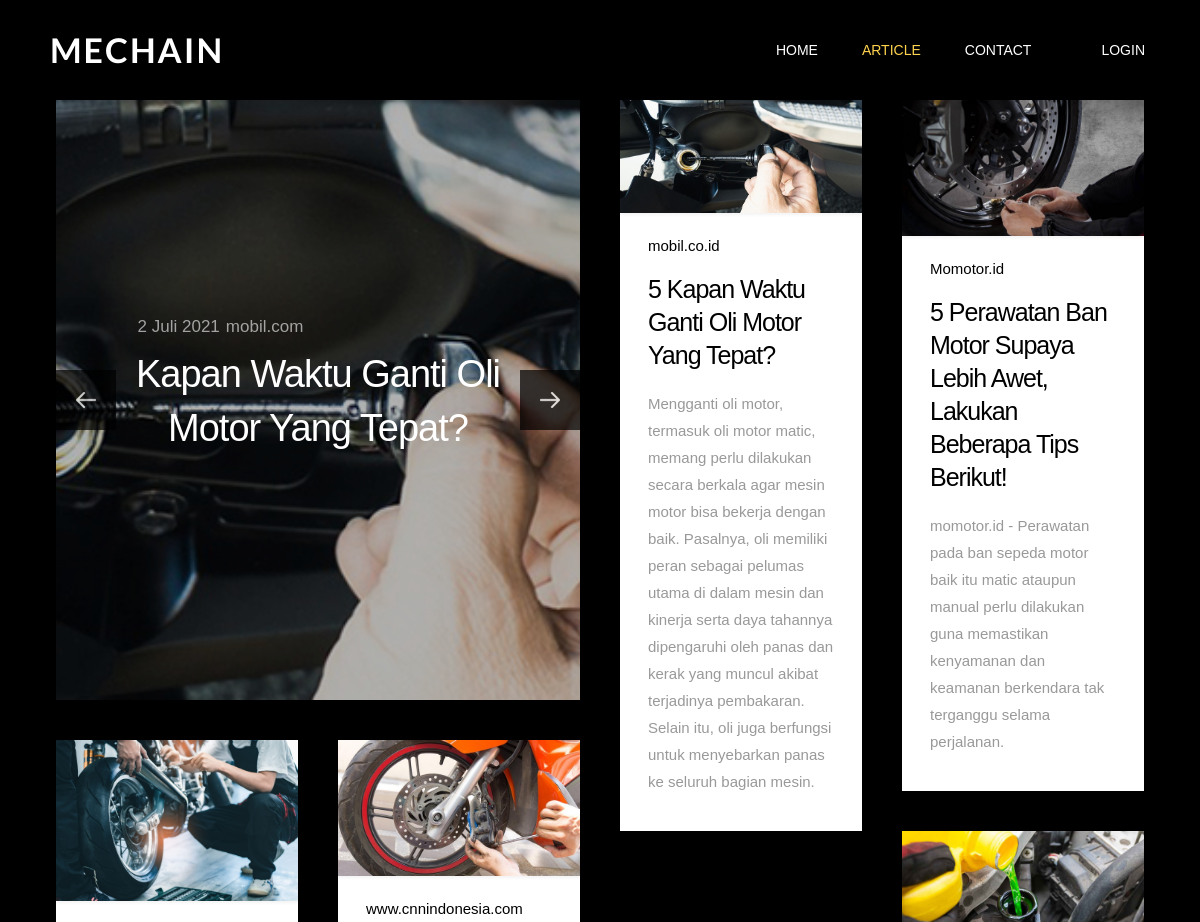
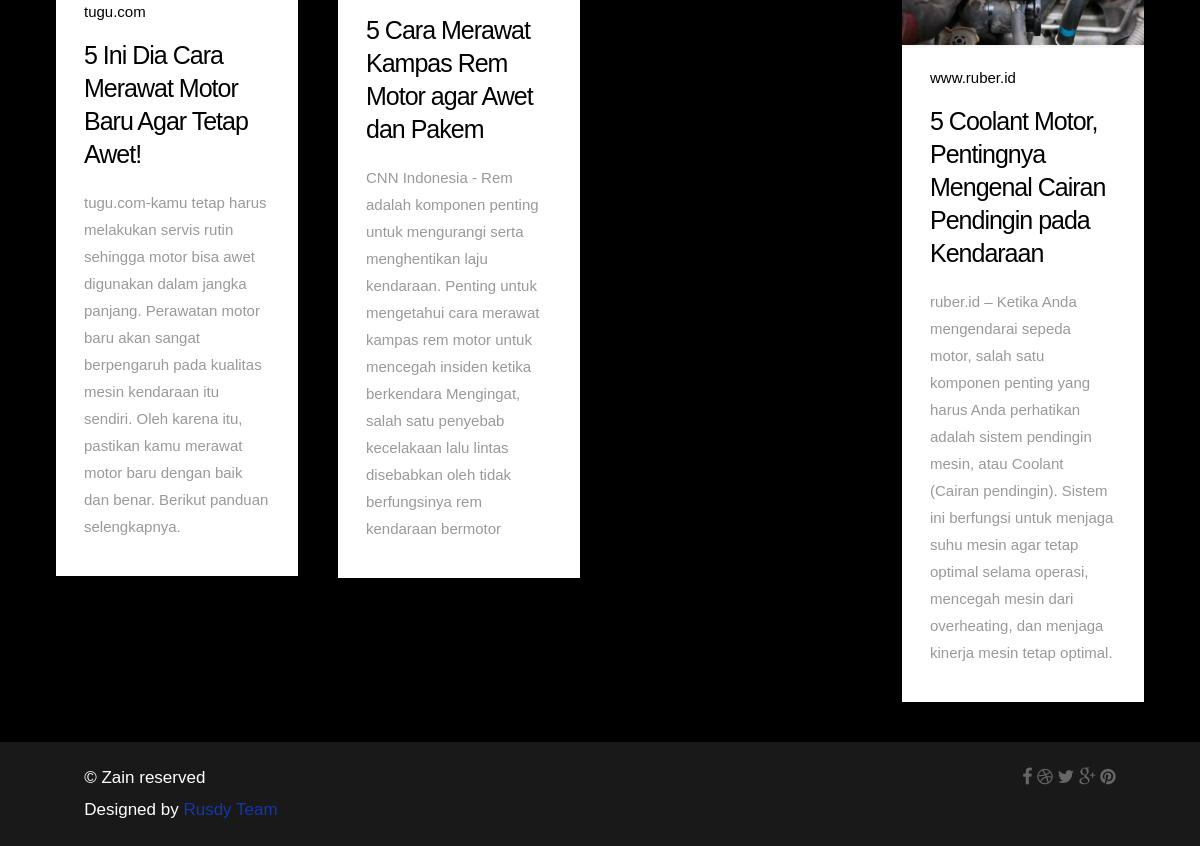
The page /mechain/php/fitur/artikelLuar.php on the database its author committed (2 pictures, top to bottom).
### tables this page shows
CREATE TABLE `artikel` (
  `id` int(255) NOT NULL,
  `link` varchar(255) NOT NULL,
  `judul` varchar(255) NOT NULL,
  `redaksi` text NOT NULL,
  `penerbit` varchar(255) NOT NULL,
  `foto` varchar(1000) NOT NULL
);

### mechain/php/fitur/artikelLuar.php (the view, shortened to what this page needs)
<?php
include "../conn_db/db_conn.php";
?>
<!DOCTYPE html>
<html lang="en">
<head>
    <link rel="stylesheet" href="https://unpkg.com/swiper@8/swiper-bundle.min.css" />
    <link rel="stylesheet" type="text/css" href="../../css/bootstrap.min.css">
    <link rel="stylesheet" type="text/css" href="../../css/font-awesome.min.css">
    <link rel="stylesheet" type="text/css" href="../../css/animate.css">
    <link rel="stylesheet" type="text/css" href="../../css/style.css">
    <link rel="stylesheet" href="../../css/base.css">
    <link rel="stylesheet" href="../../css/vendor.css">
    <link rel="stylesheet" href="../../css/main.css">
</head>
<body id="top" style="background-color: black;">
    <header id="header">
        <div class="bg-color">
            <nav class="nav navbar-default navbar-fixed-top">
                <div class="container">
                    <div class="col-md-12">
                        <div class="navbar-header">
                            <a href="index.html" class="navbar-brand">MECHAIN</a>
                        </div>
                        <div class="collapse navbar-collapse navbar-right" id="mynavbar">
                            <ul class="nav navbar-nav">
                                <li><a href="http://localhost/mechain/index.html">Home</a></li>
                                <li class="active"><a href="http://localhost/mechain/php/fitur/artikel.php">Article</a></li>
                                <li><a href="http://localhost/mechain/index.html#contact">Contact</a></li>
                                <li style="padding-left: 30px;">
                                    <a href="http://localhost/mechain/chooseUser.html">Login</a>
                                </li>
                            </ul>
                        </div>
                    </div>
                </div>
            </nav>
        </div>
    </header>
    <section id="bricks" style="padding-top: 100px;">
        <div class="row masonry">
            <div class="bricks-wrapper">
                <div class="brick entry featured-grid animate-this">
                    <div class="entry-content">
                        <div id="featured-post-slider" class="flexslider">
                            <ul class="slides">
                                <li>
                                    <div class="featured-post-slide">
                                        <div class="post-background" style="background-image:url('../../img/artikel/oli.jpg')">
                                        </div>
                                        <div class="overlay"></div>
                                        <div class="post-content">
                                            <ul class="entry-meta">
                                                <li>2 Juli 2021</li>
                                                <li><a href="#">mobil.com</a></li>
                                            </ul>
                                            <h1 class="slide-title"><a href="https://www.mobil.co.id/id-id/consumer/faqs-and-tips/bike-and-scooter-faqs-and-tips/tips-mencari-waktu" title="">Kapan Waktu Ganti Oli Motor Yang Tepat?</a></h1>
                                        </div>
                                    </div>
                                </li>
                            </ul>
                        </div>
                    </div>
                </div>
                <?php
                $show = mysqli_query($conn, "SELECT * FROM artikel");
                while ($resutl = mysqli_fetch_array($show)) {
                ?>
                    <article class="brick entry format-standard animate-this">
                        <div class="entry-thumb">
                            <a href="<?php echo $resutl['link'] ?>" class="thumb-link">
                                <img src="../../foto/<?php echo $resutl['foto'] ?>" alt="building">
                            </a>
                        </div>
                        <div class="entry-text">
                            <div class="entry-header">
                                <div class="entry-meta">
                                    <span class="cat-links">
                                        <a><?php echo $resutl['penerbit'] ?></a>
                                    </span>
                                </div>
                                <h1 class="entry-title"><a href="<?php echo $resutl['link'] ?>">5
                                        <?php echo $resutl['judul'] ?></a></h1>
                            </div>
                            <div class="entry-excerpt"><?php echo $resutl['redaksi'] ?></div>
                    </article>
                <?php
                }
                ?>
            </div>
        </div>
        <footer class="" id="footer">
            <div class="container">
                <div class="row">
                    <div class="col-sm-7 footer-copyright">
                        © Zain reserved
                        <div class="credits">
                            Designed by <a>Rusdy Team</a>
                        </div>
                    </div>
                    <div class="col-sm-5 footer-social">
                        <div class="pull-right hidden-xs hidden-sm">
                            <a href="#"><i class="fa fa-facebook"></i></a>
                            <a href="#"><i class="fa fa-dribbble"></i></a>
                            <a href="#"><i class="fa fa-twitter"></i></a>
                            <a href="#"><i class="fa fa-google-plus"></i></a>
                            <a href="#"><i class="fa fa-pinterest"></i></a>
                        </div>
                    </div>
                </div>
            </div>
        </footer>
</body>
</html>

### mechain/css/style.css (style rules this page uses)
body { line-height: 1.5; font-family: "Open Sans", sans-serif; overflow-x: auto; background-color: #191919; }
ul { display: flex; flex-wrap: nowrap; list-style: none; padding: 0; }
h1, h2, h3, h4, h5, h6 { font-family: "Lato", sans-serif; }
.navbar-default { background-color: transparent; }
.bg-color { background-color: RGBA(0, 0, 0, 0.41); }
.nav > li > a { padding: 0px; }
.navbar-brand { padding: 0px; height: inherit; font-family: "Lato", sans-serif; }
.navbar-default .navbar-brand { color: #fff; font-size: 34px; text-transform: uppercase; font-weight: 700; letter-spacing: 2px; }
.navbar-default .navbar-nav > .active > a, .navbar-default .navbar-nav > .active > a:focus, .navbar-default .navbar-nav > .active > a:hover { color: #ffd34e; background-color: transparent; text-transform: uppercase; }
.navbar-default .navbar-nav > li > a { color: #fff; padding: 0px 20px; text-transform: uppercase; font-size: 14px; }
.navbar-fixed-top { padding: 40px 0; transition: all 0.5s; }
.navbar-collapse { padding-right: 0px; }
a, a:hover { color: #ffd34e; }
#footer { background-color: #191919; padding: 20px 0px; }
.footer-copyright { color: #fff; line-height: 32px; text-align: left; }
.footer-social { float: right; }
.footer-social a { font-size: 18px; color: #666; }

### mechain/css/base.css (style rules this page uses)
html { font-family: sans-serif; -ms-text-size-adjust: 100%; -webkit-text-size-adjust: 100%; }
body { margin: 0; }
article, aside, details, figcaption, figure, footer, header, hgroup, main, menu, nav, section, summary { display: block; }
a { background: transparent; }
h1 { font-size: 2em; margin: 0.67em 0; }
img { border: 0; }
html { font-size: 62.5%; box-sizing: border-box; }
*, *::before, *::after { box-sizing: inherit; }
body { font-weight: normal; line-height: 1; text-rendering: optimizeLegibility; word-wrap: break-word; -webkit-overflow-scrolling: touch; -webkit-text-size-adjust: none; }
body, input, button { -moz-osx-font-smoothing: grayscale; -webkit-font-smoothing: antialiased; }
img, video { max-width: 100%; height: auto; }
div, dl, dt, dd, ul, ol, li, h1, h2, h3, h4, h5, h6, pre, form, p, blockquote, th, td { margin: 0; padding: 0; }
h1, h2, h3, h4, h5, h6 { -webkit-font-variant-ligatures: common-ligatures; -moz-font-variant-ligatures: common-ligatures; font-variant-ligatures: common-ligatures; text-rendering: optimizeLegibility; }
em, i { font-style: italic; line-height: inherit; }
ol, ul { list-style: none; }
li { display: block; }
a { text-decoration: none; line-height: inherit; }
a img { border: none; }
.row { width: 94%; max-width: 1170px; margin: 0 auto; }
.row:before, .row:after { content: ""; display: table; }
.row:after { clear: both; }
[class*="col-"], .bgrid { float: left; }
[class*="col-"] { padding: 0 20px; }
.pull-right { float: right; }

### rows shown on the page
artikel: foto (picture), penerbit "mobil.co.id", judul "Kapan Waktu Ganti Oli Motor Yang Tepat?", redaksi "Mengganti oli motor, termasuk oli motor matic, memang perlu dilakukan secara berkala agar mesin motor bisa bekerja dengan baik. Pasalnya, oli memiliki peran sebagai pelumas utama di dalam mesin dan kinerja serta daya tahannya dipengaruhi oleh panas dan kerak yang muncul akibat terjadinya pembakaran. Selain itu, oli juga berfungsi untuk menyebarkan panas ke seluruh bagian mesin."
artikel: foto (picture), penerbit "Momotor.id", judul "Perawatan Ban Motor Supaya Lebih Awet, Lakukan Beberapa Tips Berikut!", redaksi "momotor.id - Perawatan pada ban sepeda motor baik itu matic ataupun manual perlu dilakukan guna memastikan kenyamanan dan keamanan berkendara tak terganggu selama perjalanan."
artikel: foto (picture), penerbit "tugu.com", judul "Ini Dia Cara Merawat Motor Baru Agar Tetap Awet!", redaksi "tugu.com-kamu tetap harus melakukan servis rutin sehingga motor bisa awet digunakan dalam jangka panjang. Perawatan motor baru akan sangat berpengaruh pada kualitas mesin kendaraan itu sendiri. Oleh karena itu, pastikan kamu merawat motor baru dengan baik dan benar. Berikut panduan selengkapnya."
artikel: foto (picture), penerbit "www.cnnindonesia.com", judul "Cara Merawat Kampas Rem Motor agar Awet dan Pakem", redaksi "CNN Indonesia - Rem adalah komponen penting untuk mengurangi serta menghentikan laju kendaraan. Penting untuk mengetahui cara merawat kampas rem motor untuk mencegah insiden ketika berkendara Mengingat, salah satu penyebab kecelakaan lalu lintas disebabkan oleh tidak berfungsinya rem kendaraan bermotor"
artikel: foto (picture), penerbit "www.ruber.id", judul "Coolant Motor, Pentingnya Mengenal Cairan Pendingin pada Kendaraan", redaksi "ruber.id – Ketika Anda mengendarai sepeda motor, salah satu komponen penting yang harus Anda perhatikan adalah sistem pendingin mesin, atau Coolant (Cairan pendingin). Sistem ini berfungsi untuk menjaga suhu mesin agar tetap optimal selama operasi, mencegah mesin dari overheating, dan menjaga kinerja mesin tetap optimal."
